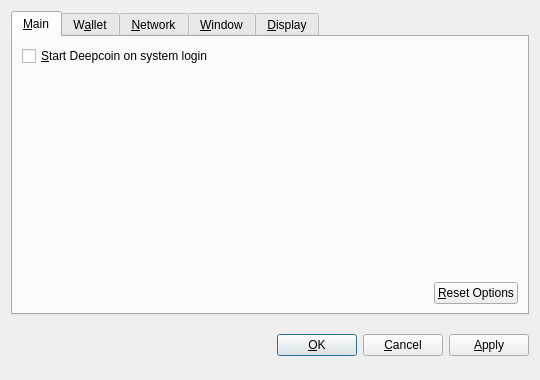
<?xml version="1.0" encoding="UTF-8"?>
<ui version="4.0">
 <class>OptionsDialog</class>
 <widget class="QDialog" name="OptionsDialog">
  <property name="geometry">
   <rect>
    <x>0</x>
    <y>0</y>
    <width>540</width>
    <height>380</height>
   </rect>
  </property>
  <property name="windowTitle">
   <string>Options</string>
  </property>
  <property name="modal">
   <bool>true</bool>
  </property>
  <layout class="QVBoxLayout" name="verticalLayout">
   <item>
    <widget class="QTabWidget" name="tabWidget">
     <property name="tabPosition">
      <enum>QTabWidget::North</enum>
     </property>
     <property name="currentIndex">
      <number>0</number>
     </property>
     <widget class="QWidget" name="tabMain">
      <attribute name="title">
       <string>&amp;Main</string>
      </attribute>
      <layout class="QVBoxLayout" name="verticalLayout_Main">
       <item>
        <widget class="QCheckBox" name="bitcoinAtStartup">
         <property name="toolTip">
          <string>Automatically start Deepcoin after logging in to the system.</string>
         </property>
         <property name="text">
          <string>&amp;Start Deepcoin on system login</string>
         </property>
        </widget>
       </item>
       <item>
        <spacer name="verticalSpacer_Main">
         <property name="orientation">
          <enum>Qt::Vertical</enum>
         </property>
         <property name="sizeHint" stdset="0">
          <size>
           <width>20</width>
           <height>40</height>
          </size>
         </property>
        </spacer>
       </item>
       <item>
        <layout class="QHBoxLayout" name="horizontalLayout_2_Main">
         <item>
          <spacer name="horizontalSpacer_2_Main">
           <property name="orientation">
            <enum>Qt::Horizontal</enum>
           </property>
           <property name="sizeHint" stdset="0">
            <size>
             <width>40</width>
             <height>20</height>
            </size>
           </property>
          </spacer>
         </item>
         <item>
          <widget class="QPushButton" name="resetButton">
           <property name="toolTip">
            <string>Reset all client options to default.</string>
           </property>
           <property name="text">
            <string>&amp;Reset Options</string>
           </property>
           <property name="autoDefault">
            <bool>false</bool>
           </property>
          </widget>
         </item>
        </layout>
       </item>
      </layout>
     </widget>
     <widget class="QWidget" name="tabWallet">
      <attribute name="title">
       <string>W&amp;allet</string>
      </attribute>
      <layout class="QVBoxLayout" name="verticalLayout_Network">
       <item>
        <widget class="QLabel" name="transactionFeeInfoLabel">
         <property name="text">
          <string>Optional transaction fee per kB that helps make sure your transactions are processed quickly. Most transactions are 1 kB.</string>
         </property>
         <property name="textFormat">
          <enum>Qt::PlainText</enum>
         </property>
         <property name="wordWrap">
          <bool>true</bool>
         </property>
        </widget>
       </item>
       <item>
        <layout class="QHBoxLayout" name="horizontalLayout_1_Main">
         <item>
          <widget class="QLabel" name="transactionFeeLabel">
           <property name="text">
            <string>Pay transaction &amp;fee</string>
           </property>
           <property name="textFormat">
            <enum>Qt::PlainText</enum>
           </property>
           <property name="buddy">
            <cstring>transactionFee</cstring>
           </property>
          </widget>
         </item>
         <item>
          <widget class="BitcoinAmountField" name="transactionFee"/>
         </item>
         <item>
          <spacer name="horizontalSpacer_1_Main">
           <property name="orientation">
            <enum>Qt::Horizontal</enum>
           </property>
           <property name="sizeHint" stdset="0">
            <size>
             <width>40</width>
             <height>20</height>
            </size>
           </property>
          </spacer>
         </item>
        </layout>
       </item>
       <item>
        <widget class="QLabel" name="label">
         <property name="text">
          <string>If you disable the spending of unconfirmed change, the change from a transaction cannot be used until that transaction has at least one confirmation. This also affects how your balance is computed.</string>
         </property>
         <property name="wordWrap">
          <bool>true</bool>
         </property>
        </widget>
       </item>
       <item>
        <widget class="QCheckBox" name="spendZeroConfChange">
         <property name="text">
          <string>Spend unconfirmed change  (experts only)</string>
         </property>
        </widget>
       </item>
       <item>
        <spacer name="verticalSpacer">
         <property name="orientation">
          <enum>Qt::Vertical</enum>
         </property>
         <property name="sizeHint" stdset="0">
          <size>
           <width>20</width>
           <height>40</height>
          </size>
         </property>
        </spacer>
       </item>
      </layout>
     </widget>
     <widget class="QWidget" name="tabNetwork">
      <attribute name="title">
       <string>&amp;Network</string>
      </attribute>
      <layout class="QVBoxLayout" name="verticalLayout_Network">
       <item>
        <widget class="QCheckBox" name="mapPortUpnp">
         <property name="toolTip">
          <string>Automatically open the Deepcoin client port on the router. This only works when your router supports UPnP and it is enabled.</string>
         </property>
         <property name="text">
          <string>Map port using &amp;UPnP</string>
         </property>
        </widget>
       </item>
       <item>
        <widget class="QCheckBox" name="connectSocks">
         <property name="toolTip">
          <string>Connect to the Deepcoin network through a SOCKS proxy (e.g. when connecting through Tor).</string>
         </property>
         <property name="text">
          <string>&amp;Connect through SOCKS proxy:</string>
         </property>
        </widget>
       </item>
       <item>
        <layout class="QHBoxLayout" name="horizontalLayout_Network">
         <item>
          <widget class="QLabel" name="proxyIpLabel">
           <property name="text">
            <string>Proxy &amp;IP:</string>
           </property>
           <property name="textFormat">
            <enum>Qt::PlainText</enum>
           </property>
           <property name="buddy">
            <cstring>proxyIp</cstring>
           </property>
          </widget>
         </item>
         <item>
          <widget class="QValidatedLineEdit" name="proxyIp">
           <property name="maximumSize">
            <size>
             <width>140</width>
             <height>16777215</height>
            </size>
           </property>
           <property name="toolTip">
            <string>IP address of the proxy (e.g. 127.0.0.1)</string>
           </property>
          </widget>
         </item>
         <item>
          <widget class="QLabel" name="proxyPortLabel">
           <property name="text">
            <string>&amp;Port:</string>
           </property>
           <property name="textFormat">
            <enum>Qt::PlainText</enum>
           </property>
           <property name="buddy">
            <cstring>proxyPort</cstring>
           </property>
          </widget>
         </item>
         <item>
          <widget class="QLineEdit" name="proxyPort">
           <property name="maximumSize">
            <size>
             <width>55</width>
             <height>16777215</height>
            </size>
           </property>
           <property name="toolTip">
            <string>Port of the proxy (e.g. 9050)</string>
           </property>
          </widget>
         </item>
         <item>
          <widget class="QLabel" name="socksVersionLabel">
           <property name="text">
            <string>SOCKS &amp;Version:</string>
           </property>
           <property name="textFormat">
            <enum>Qt::PlainText</enum>
           </property>
           <property name="buddy">
            <cstring>socksVersion</cstring>
           </property>
          </widget>
         </item>
         <item>
          <widget class="QValueComboBox" name="socksVersion">
           <property name="toolTip">
            <string>SOCKS version of the proxy (e.g. 5)</string>
           </property>
          </widget>
         </item>
         <item>
          <spacer name="horizontalSpacer_Network">
           <property name="orientation">
            <enum>Qt::Horizontal</enum>
           </property>
           <property name="sizeHint" stdset="0">
            <size>
             <width>40</width>
             <height>20</height>
            </size>
           </property>
          </spacer>
         </item>
        </layout>
       </item>
       <item>
        <spacer name="verticalSpacer_Network">
         <property name="orientation">
          <enum>Qt::Vertical</enum>
         </property>
         <property name="sizeHint" stdset="0">
          <size>
           <width>20</width>
           <height>40</height>
          </size>
         </property>
        </spacer>
       </item>
      </layout>
     </widget>
     <widget class="QWidget" name="tabWindow">
      <attribute name="title">
       <string>&amp;Window</string>
      </attribute>
      <layout class="QVBoxLayout" name="verticalLayout_Window">
       <item>
        <widget class="QCheckBox" name="minimizeToTray">
         <property name="toolTip">
          <string>Show only a tray icon after minimizing the window.</string>
         </property>
         <property name="text">
          <string>&amp;Minimize to the tray instead of the taskbar</string>
         </property>
        </widget>
       </item>
       <item>
        <widget class="QCheckBox" name="minimizeOnClose">
         <property name="toolTip">
          <string>Minimize instead of exit the application when the window is closed. When this option is enabled, the application will be closed only after selecting Quit in the menu.</string>
         </property>
         <property name="text">
          <string>M&amp;inimize on close</string>
         </property>
        </widget>
       </item>
       <item>
        <spacer name="verticalSpacer_Window">
         <property name="orientation">
          <enum>Qt::Vertical</enum>
         </property>
         <property name="sizeHint" stdset="0">
          <size>
           <width>20</width>
           <height>40</height>
          </size>
         </property>
        </spacer>
       </item>
      </layout>
     </widget>
     <widget class="QWidget" name="tabDisplay">
      <attribute name="title">
       <string>&amp;Display</string>
      </attribute>
      <layout class="QVBoxLayout" name="verticalLayout_Display">
       <item>
        <layout class="QHBoxLayout" name="horizontalLayout_1_Display">
         <item>
          <widget class="QLabel" name="langLabel">
           <property name="text">
            <string>User Interface &amp;language:</string>
           </property>
           <property name="textFormat">
            <enum>Qt::PlainText</enum>
           </property>
           <property name="buddy">
            <cstring>lang</cstring>
           </property>
          </widget>
         </item>
         <item>
          <widget class="QValueComboBox" name="lang">
           <property name="toolTip">
            <string>The user interface language can be set here. This setting will take effect after restarting Deepcoin.</string>
           </property>
          </widget>
         </item>
        </layout>
       </item>
       <item>
        <layout class="QHBoxLayout" name="horizontalLayout_2_Display">
         <item>
          <widget class="QLabel" name="unitLabel">
           <property name="text">
            <string>&amp;Unit to show amounts in:</string>
           </property>
           <property name="textFormat">
            <enum>Qt::PlainText</enum>
           </property>
           <property name="buddy">
            <cstring>unit</cstring>
           </property>
          </widget>
         </item>
         <item>
          <widget class="QValueComboBox" name="unit">
           <property name="toolTip">
            <string>Choose the default subdivision unit to show in the interface and when sending coins.</string>
           </property>
          </widget>
         </item>
        </layout>
       </item>
       <item>
        <widget class="QCheckBox" name="displayAddresses">
         <property name="toolTip">
          <string>Whether to show Deepcoin addresses in the transaction list or not.</string>
         </property>
         <property name="text">
          <string>&amp;Display addresses in transaction list</string>
         </property>
        </widget>
       </item>
       <item>
        <widget class="QCheckBox" name="coinControlFeatures">
         <property name="toolTip">
          <string>Whether to show coin control features or not.</string>
         </property>
         <property name="text">
          <string>Display coin &amp;control features (experts only!)</string>
         </property>
        </widget>
       </item>
       <item>
        <spacer name="verticalSpacer_Display">
         <property name="orientation">
          <enum>Qt::Vertical</enum>
         </property>
         <property name="sizeHint" stdset="0">
          <size>
           <width>20</width>
           <height>40</height>
          </size>
         </property>
        </spacer>
       </item>
      </layout>
     </widget>
    </widget>
   </item>
   <item>
    <layout class="QHBoxLayout" name="horizontalLayout_Buttons">
     <item>
      <spacer name="horizontalSpacer_1">
       <property name="orientation">
        <enum>Qt::Horizontal</enum>
       </property>
       <property name="sizeHint" stdset="0">
        <size>
         <width>40</width>
         <height>48</height>
        </size>
       </property>
      </spacer>
     </item>
     <item>
      <widget class="QLabel" name="statusLabel">
       <property name="font">
        <font>
         <weight>75</weight>
         <bold>true</bold>
        </font>
       </property>
       <property name="text">
        <string/>
       </property>
       <property name="textFormat">
        <enum>Qt::PlainText</enum>
       </property>
       <property name="wordWrap">
        <bool>true</bool>
       </property>
      </widget>
     </item>
     <item>
      <spacer name="horizontalSpacer_2">
       <property name="orientation">
        <enum>Qt::Horizontal</enum>
       </property>
       <property name="sizeHint" stdset="0">
        <size>
         <width>40</width>
         <height>48</height>
        </size>
       </property>
      </spacer>
     </item>
     <item>
      <widget class="QPushButton" name="okButton">
       <property name="text">
        <string>&amp;OK</string>
       </property>
      </widget>
     </item>
     <item>
      <widget class="QPushButton" name="cancelButton">
       <property name="text">
        <string>&amp;Cancel</string>
       </property>
       <property name="autoDefault">
        <bool>false</bool>
       </property>
      </widget>
     </item>
     <item>
      <widget class="QPushButton" name="applyButton">
       <property name="text">
        <string>&amp;Apply</string>
       </property>
       <property name="autoDefault">
        <bool>false</bool>
       </property>
      </widget>
     </item>
    </layout>
   </item>
  </layout>
 </widget>
 <customwidgets>
  <customwidget>
   <class>BitcoinAmountField</class>
   <extends>QSpinBox</extends>
   <header>bitcoinamountfield.h</header>
  </customwidget>
  <customwidget>
   <class>QValueComboBox</class>
   <extends>QComboBox</extends>
   <header>qvaluecombobox.h</header>
  </customwidget>
  <customwidget>
   <class>QValidatedLineEdit</class>
   <extends>QLineEdit</extends>
   <header>qvalidatedlineedit.h</header>
  </customwidget>
 </customwidgets>
 <resources/>
 <connections/>
</ui>
